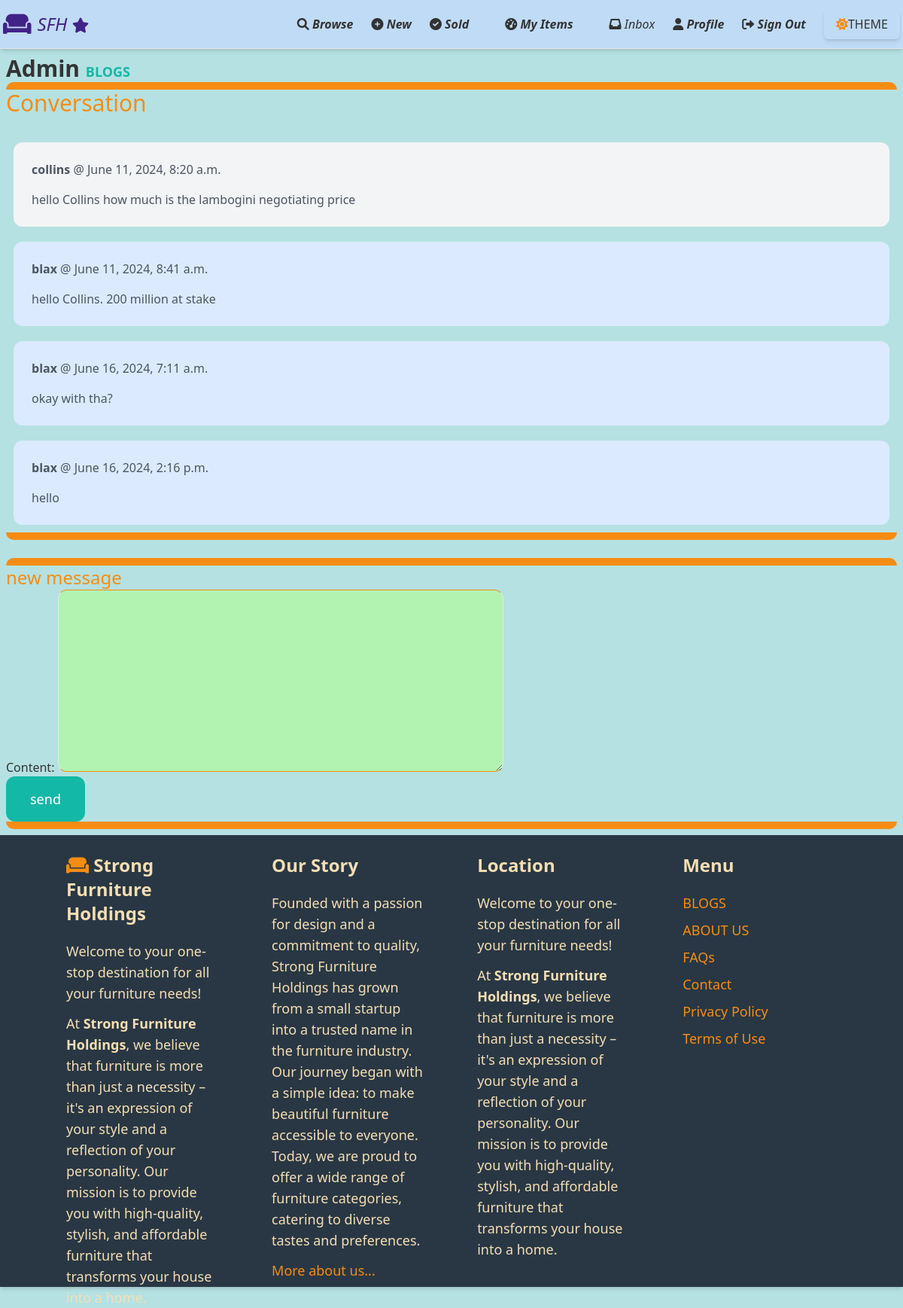
/inbox/6/ (signed in), run on the app's committed database.
### conversation/models.py (models this page shows)
class ConversationMessage(models.Model):
    conversation = models.ForeignKey(Conversation, related_name='messages', on_delete=models.CASCADE)
    content = models.TextField()
    created_at = models.DateTimeField(auto_now_add=True)
    created_by = models.ForeignKey(User, related_name='created_messages', on_delete=models.CASCADE)

### conversation/views.py (the view)
# urls.py: path('<int:pk>/', views.detail, name='detail'),
@login_required
def detail(request, pk):
    conversation = Conversation.objects.filter(members__in =[request.user.id]).get(pk=pk)
    if request.method=='POST':
        form = ConversationMessageForm(request.POST)
        if form.is_valid():
            conversation_message = form.save(commit=False)
            conversation_message.conversation = conversation
            conversation_message.created_by=request.user
            conversation_message.save()
            conversation.save()
            return redirect('conversation:detail', pk=pk)
    else:
        form = ConversationMessageForm()
    return render(request, 'conversation/detail.html', {
        'conversation': conversation,
        'form':form
    })

### conversation/forms.py
class ConversationMessageForm(forms.ModelForm):
    class Meta:
        model = ConversationMessage
        fields = ('content',)
        widgets = {
            'content' :forms.Textarea(attrs={
                'class':'w-1/2 y-1 y-6 green roundedb rounded-xl border'
            })
        }

### conversation/templates/conversation/detail.html (shortened to what this page needs)
{% extends "core/base.html" %}
{% block content %}
  <div class=" text-gray-600 roundedb spacey-y-6">
    <h1 class="mb-6 blued text-3xl">Conversation</h1>
    {% for message in conversation.messages.all %}
            <div class="convas">
              <div class="p-6 flex  {% if message.created_by == request.user %} bg-blue-100 {% else %} bg-gray-100 {% endif %}rounded-xl">
                   <div>
                      <p class="mb-4"><strong> {{ message.created_by.username }}</strong> @ {{ message.created_at }}</p>
                      <p>{{ message.content }}</p>
                   </div>
              </div>
            </div>
    {% endfor %}
  </div>
  <div class="roundedb mt-6 md-5">
  <form   method="post" action="." >
    <h1 class="blued text-2xl">new message</h1>
    {{form.as_p}}
    <button class="py-4 px-8 text-lg bg-teal-500 hover:bg-tael-700 rounded-xl text-white">send</button>
  </form>
  </div>
{% endblock  %}

### core/templates/core/base.html (style rules this page uses)
.light { --bg-color:rgb(181, 225, 226); --text-color: #333333; --nav-bg-color: #c0dbf5; --footer-bg-color: #293744; --index-bg-color: #1a7cdf; --index-text-color: #da4040; --a-text-color: #1a7cdf; --blue-color: rgb(65, 34, 136); --cart-color: rgb(235, 84, 79); --productbg-color: rgb(181, 225, 226); --searchb-color: rgb(218, 178, 241); --blued-color: #f78c12; --green-color:rgb(178, 243, 178); }
.blued { color: var(--blued-color); }
.green { background-color: var(--green-color); }
body { background-color: var(--bg-color); color: var(--text-color); }
.convas { padding: 10px; }
.roundedb { border-top: 10px solid var(--blued-color); border-bottom: 10px solid var(--blued-color); border-radius: 10px; }

### data on the page
ConversationMessage: created_by.username "collins", created_at "June 11, 2024, 8:20 a.m.", content "hello Collins how much is the lambogini negotiating price"
ConversationMessage: created_by.username "blax", created_at "June 11, 2024, 8:41 a.m.", content "hello Collins. 200 million at stake"
ConversationMessage: created_by.username "blax", created_at "June 16, 2024, 7:11 a.m.", content "okay with tha?"
ConversationMessage: created_by.username "blax", created_at "June 16, 2024, 2:16 p.m.", content "hello"
